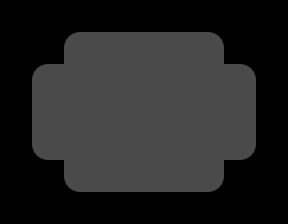

This is a level from a 2D game, rendered from its Tiled map with the project's own tilesets. A one-line summary and the complete map file follow:
An orthogonal 9x7 tile map with 32x32 px tiles, 4 tile layers (grid, walls, cellrounded, zonemap) and 5 objects (player, robot, twostep, destroyer, goal).

<map version="1.0" orientation="orthogonal" renderorder="right-down" width="9" height="7" tilewidth="32" tileheight="32" nextobjectid="7">
 <properties>
  <property name="_mode" value="" />
  <property name="_title" value="test" />
  <property name="_zone" value="" />
 </properties>
 <tileset firstgid="1" name="cells" tilewidth="32" tileheight="32">
  <image source="../cells.png" trans="ff00ff" width="128" height="384" />
 </tileset>
 <layer name="grid" width="9" height="7">
  <data>
   <tile gid="16" />
   <tile gid="16" />
   <tile gid="16" />
   <tile gid="16" />
   <tile gid="16" />
   <tile gid="16" />
   <tile gid="16" />
   <tile gid="16" />
   <tile gid="16" />
   <tile gid="16" />
   <tile gid="16" />
   <tile gid="1" />
   <tile gid="1" />
   <tile gid="1" />
   <tile gid="1" />
   <tile gid="1" />
   <tile gid="16" />
   <tile gid="16" />
   <tile gid="16" />
   <tile gid="1" />
   <tile gid="1" />
   <tile gid="1" />
   <tile gid="1" />
   <tile gid="1" />
   <tile gid="1" />
   <tile gid="1" />
   <tile gid="16" />
   <tile gid="16" />
   <tile gid="1" />
   <tile gid="1" />
   <tile gid="1" />
   <tile gid="1" />
   <tile gid="1" />
   <tile gid="1" />
   <tile gid="1" />
   <tile gid="16" />
   <tile gid="16" />
   <tile gid="1" />
   <tile gid="1" />
   <tile gid="1" />
   <tile gid="1" />
   <tile gid="1" />
   <tile gid="1" />
   <tile gid="1" />
   <tile gid="16" />
   <tile gid="16" />
   <tile gid="16" />
   <tile gid="1" />
   <tile gid="1" />
   <tile gid="1" />
   <tile gid="1" />
   <tile gid="1" />
   <tile gid="16" />
   <tile gid="16" />
   <tile gid="16" />
   <tile gid="16" />
   <tile gid="16" />
   <tile gid="16" />
   <tile gid="16" />
   <tile gid="16" />
   <tile gid="16" />
   <tile gid="16" />
   <tile gid="16" />
  </data>
 </layer>
 <layer name="walls" width="9" height="7">
  <data>
   <tile gid="0" />
   <tile gid="0" />
   <tile gid="0" />
   <tile gid="0" />
   <tile gid="0" />
   <tile gid="0" />
   <tile gid="0" />
   <tile gid="0" />
   <tile gid="0" />
   <tile gid="0" />
   <tile gid="0" />
   <tile gid="0" />
   <tile gid="0" />
   <tile gid="0" />
   <tile gid="0" />
   <tile gid="0" />
   <tile gid="0" />
   <tile gid="0" />
   <tile gid="0" />
   <tile gid="0" />
   <tile gid="0" />
   <tile gid="0" />
   <tile gid="0" />
   <tile gid="0" />
   <tile gid="0" />
   <tile gid="0" />
   <tile gid="0" />
   <tile gid="0" />
   <tile gid="0" />
   <tile gid="0" />
   <tile gid="0" />
   <tile gid="0" />
   <tile gid="0" />
   <tile gid="0" />
   <tile gid="0" />
   <tile gid="0" />
   <tile gid="0" />
   <tile gid="0" />
   <tile gid="0" />
   <tile gid="0" />
   <tile gid="0" />
   <tile gid="0" />
   <tile gid="0" />
   <tile gid="0" />
   <tile gid="0" />
   <tile gid="0" />
   <tile gid="0" />
   <tile gid="0" />
   <tile gid="0" />
   <tile gid="0" />
   <tile gid="0" />
   <tile gid="0" />
   <tile gid="0" />
   <tile gid="0" />
   <tile gid="0" />
   <tile gid="0" />
   <tile gid="0" />
   <tile gid="0" />
   <tile gid="0" />
   <tile gid="0" />
   <tile gid="0" />
   <tile gid="0" />
   <tile gid="0" />
  </data>
 </layer>
 <layer name="cellrounded" width="9" height="7">
  <data>
   <tile gid="0" />
   <tile gid="0" />
   <tile gid="0" />
   <tile gid="0" />
   <tile gid="0" />
   <tile gid="0" />
   <tile gid="0" />
   <tile gid="0" />
   <tile gid="0" />
   <tile gid="0" />
   <tile gid="0" />
   <tile gid="17" />
   <tile gid="0" />
   <tile gid="0" />
   <tile gid="0" />
   <tile gid="18" />
   <tile gid="0" />
   <tile gid="0" />
   <tile gid="0" />
   <tile gid="17" />
   <tile gid="0" />
   <tile gid="0" />
   <tile gid="0" />
   <tile gid="0" />
   <tile gid="0" />
   <tile gid="18" />
   <tile gid="0" />
   <tile gid="0" />
   <tile gid="0" />
   <tile gid="0" />
   <tile gid="0" />
   <tile gid="0" />
   <tile gid="0" />
   <tile gid="0" />
   <tile gid="0" />
   <tile gid="0" />
   <tile gid="0" />
   <tile gid="19" />
   <tile gid="0" />
   <tile gid="0" />
   <tile gid="0" />
   <tile gid="0" />
   <tile gid="0" />
   <tile gid="20" />
   <tile gid="0" />
   <tile gid="0" />
   <tile gid="0" />
   <tile gid="19" />
   <tile gid="0" />
   <tile gid="0" />
   <tile gid="0" />
   <tile gid="20" />
   <tile gid="0" />
   <tile gid="0" />
   <tile gid="0" />
   <tile gid="0" />
   <tile gid="0" />
   <tile gid="0" />
   <tile gid="0" />
   <tile gid="0" />
   <tile gid="0" />
   <tile gid="0" />
   <tile gid="0" />
  </data>
 </layer>
 <layer name="zonemap" width="9" height="7">
  <data>
   <tile gid="0" />
   <tile gid="0" />
   <tile gid="0" />
   <tile gid="0" />
   <tile gid="0" />
   <tile gid="0" />
   <tile gid="0" />
   <tile gid="0" />
   <tile gid="0" />
   <tile gid="0" />
   <tile gid="0" />
   <tile gid="0" />
   <tile gid="0" />
   <tile gid="0" />
   <tile gid="0" />
   <tile gid="0" />
   <tile gid="0" />
   <tile gid="0" />
   <tile gid="0" />
   <tile gid="0" />
   <tile gid="0" />
   <tile gid="0" />
   <tile gid="0" />
   <tile gid="0" />
   <tile gid="0" />
   <tile gid="0" />
   <tile gid="0" />
   <tile gid="0" />
   <tile gid="0" />
   <tile gid="0" />
   <tile gid="0" />
   <tile gid="0" />
   <tile gid="0" />
   <tile gid="0" />
   <tile gid="0" />
   <tile gid="0" />
   <tile gid="0" />
   <tile gid="0" />
   <tile gid="0" />
   <tile gid="0" />
   <tile gid="0" />
   <tile gid="0" />
   <tile gid="0" />
   <tile gid="0" />
   <tile gid="0" />
   <tile gid="0" />
   <tile gid="0" />
   <tile gid="0" />
   <tile gid="0" />
   <tile gid="0" />
   <tile gid="0" />
   <tile gid="0" />
   <tile gid="0" />
   <tile gid="0" />
   <tile gid="0" />
   <tile gid="0" />
   <tile gid="0" />
   <tile gid="0" />
   <tile gid="0" />
   <tile gid="0" />
   <tile gid="0" />
   <tile gid="0" />
   <tile gid="0" />
  </data>
 </layer>
 <objectgroup name="players">
  <object id="5" type="player" x="207" y="112" />
 </objectgroup>
 <objectgroup name="enemies">
  <object id="1" type="robot" x="143" y="113.333" />
  <object id="2" type="twostep" x="47.6667" y="82" />
  <object id="3" type="destroyer" x="78.3333" y="45.6667" />
 </objectgroup>
 <objectgroup name="items">
  <object id="6" type="goal" x="48" y="139.667" />
 </objectgroup>
 <objectgroup name="powerups" />
 <objectgroup name="portals" />
 <objectgroup name="cells" />
</map>
